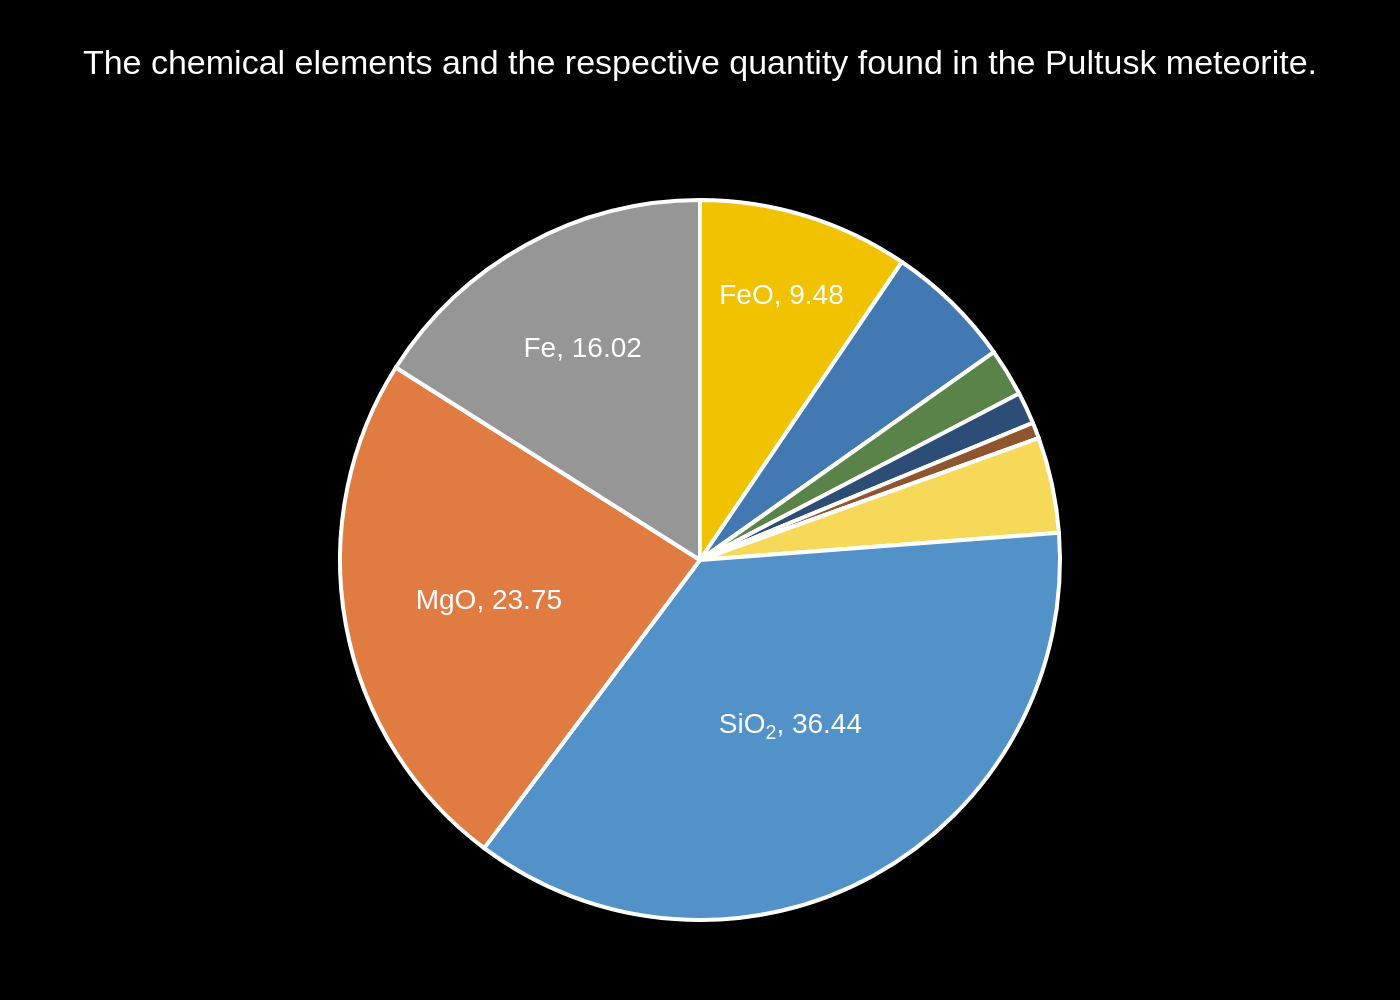

Write the Python code that produced this figure.
import sys
import json
import plotly.graph_objects as go
import os

# Check for command-line argument
if len(sys.argv) != 2:
    print("Usage: python script.py <path_to_json_file>")
    sys.exit(1)

json_path = sys.argv[1]

# Check if the file exists
if not os.path.exists(json_path):
    print(f"Error: JSON file not found at {json_path}")
    sys.exit(1)

# Load data from JSON file
try:
    with open(json_path, 'r', encoding='utf-8') as f:
        chart_data = json.load(f)
except json.JSONDecodeError:
    print(f"Error: Invalid JSON format in {json_path}")
    sys.exit(1)
except Exception as e:
    print(f"An error occurred while reading the file: {e}")
    sys.exit(1)

# Extract data for plotting
data = chart_data['chart_data']
texts = chart_data['texts']
colors = chart_data['colors']

labels = [d['label'] if d['label'] is not None else '' for d in data]
values = [d['value'] for d in data]

# Prepare text for display on slices
pie_text = []
for d in data:
    if d['label']:
        # For SiO₂, the subscript '2' is not easily reproducible in standard text.
        # Using the provided label as is.
        if d['label'] == 'SiO₂':
            pie_text.append(f"SiO<sub>2</sub>, {d['value']}")
        else:
            pie_text.append(f"{d['label']}, {d['value']}")
    else:
        pie_text.append('')

# Create the pie chart
fig = go.Figure(data=[go.Pie(
    labels=labels,
    values=values,
    marker=dict(colors=colors, line=dict(color='#FFFFFF', width=2)),
    text=pie_text,
    textinfo='text',
    textposition='inside',
    textfont=dict(size=14, family='Arial', color='#FFFFFF'),
    hoverinfo='label+percent',
    sort=False,
    direction='clockwise'
)])

# Update layout
title_text = texts.get('title', '')
if texts.get('subtitle'):
    title_text += f"<br><sub>{texts['subtitle']}</sub>"

fig.update_layout(
    title=dict(
        text=title_text,
        y=0.95,
        x=0.5,
        xanchor='center',
        yanchor='top'
    ),
    font=dict(family="Arial", color="white"),
    showlegend=False,
    paper_bgcolor='#000000',
    plot_bgcolor='#000000',
    margin=dict(l=40, r=40, t=100, b=40),
    autosize=False,
    width=800,
    height=600
)

# Generate output filename from input JSON path
base_filename = os.path.splitext(os.path.basename(json_path))[0]
output_directory = os.path.dirname(json_path)
if not output_directory:
    output_directory = "." # handle case where file is in current directory
    
output_filename = os.path.join(output_directory, f"{base_filename}.png")


# Save the figure as a PNG image
try:
    fig.write_image(output_filename, scale=2)
    print(f"Chart saved to {output_filename}")
except Exception as e:
    print(f"Error saving image: {e}")
    sys.exit(1)
